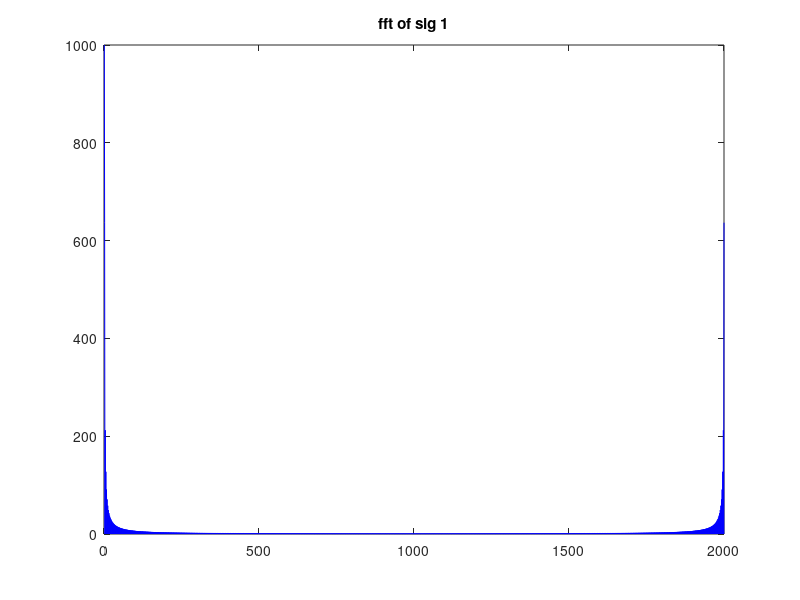
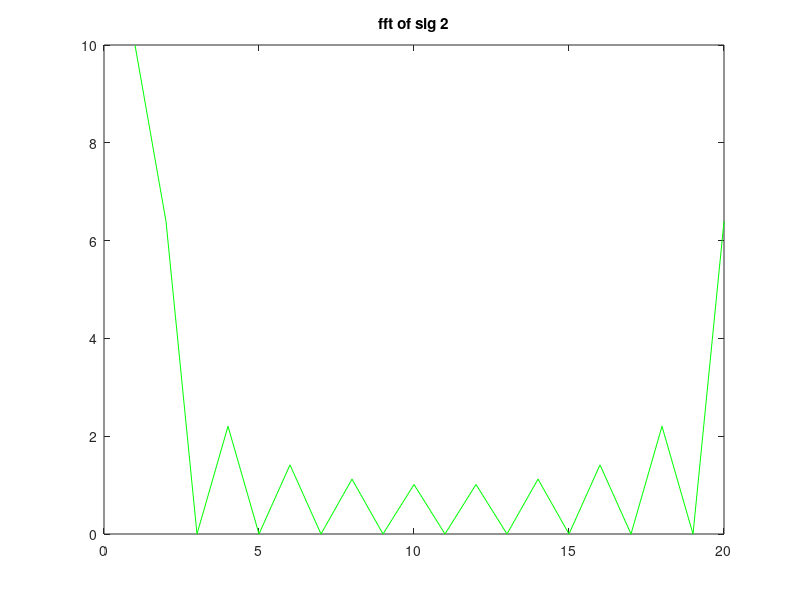
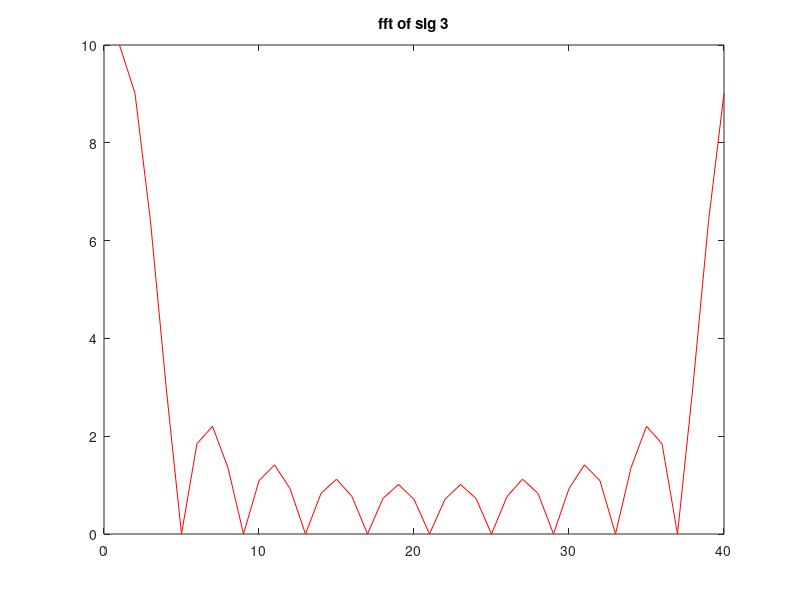

Source code (MATLAB) for these figures, in order:
clc

fs = [1e06, 1e04, 1e04]; % Sampling freq.
T = [2,2,4]*1e-03; % Sampling duration
% Total sig. length - 4 ms

N = fs.*T; % Sample count
N1 = fs.*1e-03; % Non-zero samples

x1 = [ones(1, N1(1)), zeros(1, N(1) - N1(1))];
x2 = [ones(1, N1(2)), zeros(1, N(2) - N1(2))];
x3 = [ones(1, N1(3)), zeros(1, N(3) - N1(3))];

fft1 = abs(fft(x1));
fft2 = abs(fft(x2));
fft3 = abs(fft(x3));

% Finding k_null in fft of 1st sig
i = 1;
while 1
    if fft1(i) == 0
        k_null(1) = i - 1;
        break;
    end
    i = i + 1;
end

% Finding k_null in fft of 2nd sig
i = 1;
while 1
    if fft2(i) == 0
        k_null(2) = i - 1;
        break;
    end
    i = i + 1;
end

% Finding k_null in fft of 3rd sig
i = 1;
while 1
    if fft3(i) == 0
        k_null(3) = i - 1;
        break;
    end
    i = i + 1;
end
clearvars i;
% Plot the fft's
figure;
plot(abs(fft1), '-b');
title('fft of sig 1');
figure;
plot(abs(fft2), '-g');
title('fft of sig 2');
figure;
plot(abs(fft3), '-r');
title('fft of sig 3');